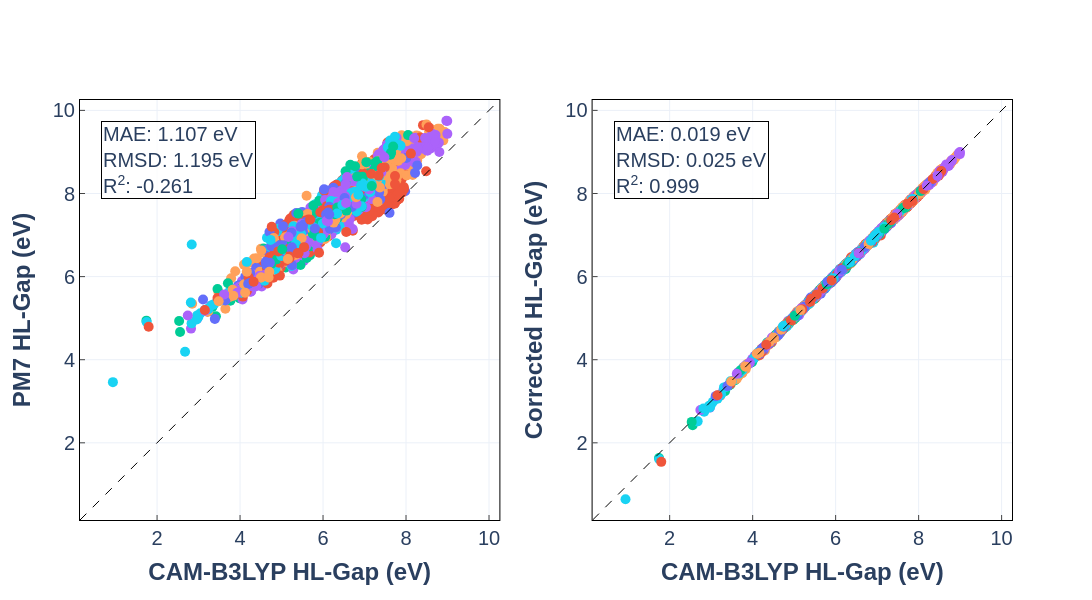
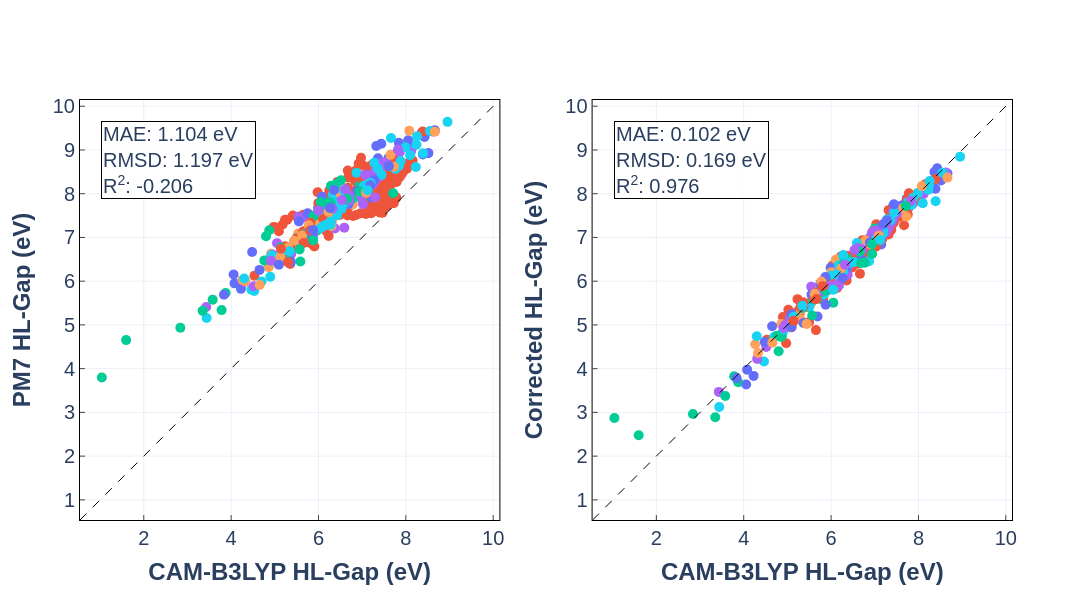
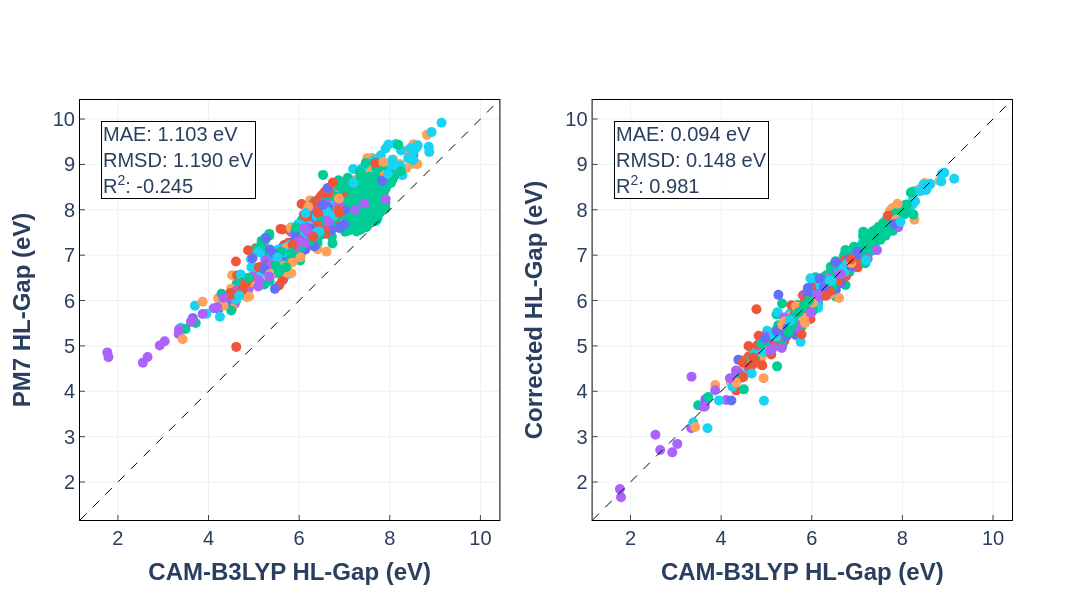

The code cell stored with these charts, in order, in its notebook:
### Code cell
df_train = evaluate_and_plot(model, train_loader, "Train", TARGET_FOLD, device)
df_val = evaluate_and_plot(model, val_loader, "Val", TARGET_FOLD, device)
df_test = evaluate_and_plot(model, test_loader, "Test", TARGET_FOLD, device)

df_all = pd.concat([df_train, df_val, df_test], ignore_index=True)

df_all["abs_error_eV"] = (df_all["corrected_bg"] - df_all["camb3lyp_bg"]).abs()
df_all["residual_eV"] = df_all["corrected_bg"] - df_all["camb3lyp_bg"]
df_sorted = df_all.sort_values(by="abs_error_eV", ascending=False).reset_index(
    drop=True
)

cols_order = [
    "split",
    "level",
    "smiles",
    "abs_error_eV",
    "residual_eV",
    "camb3lyp_bg",
    "corrected_bg",
    "pm7_bg",
]
df_sorted = df_sorted[cols_order]


df_sorted
